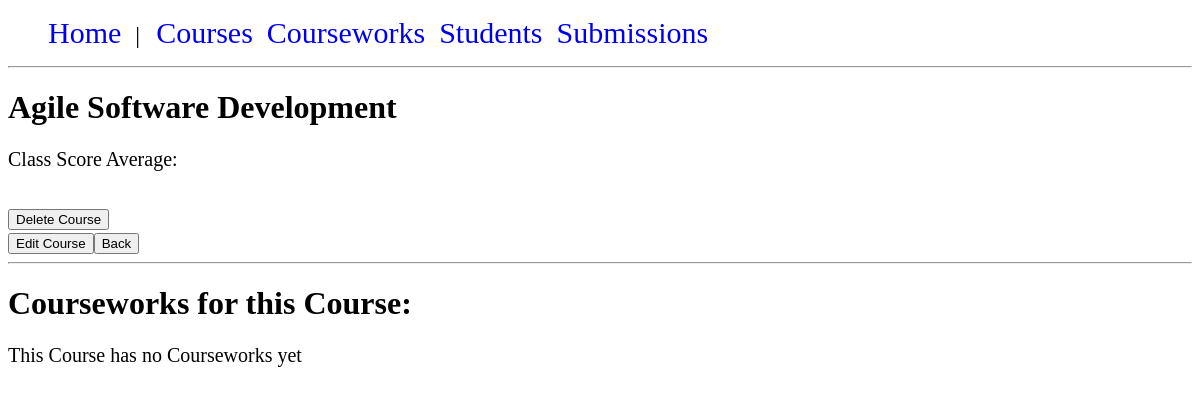
Before: /courses/course_details.php?id=2 with the older database file.
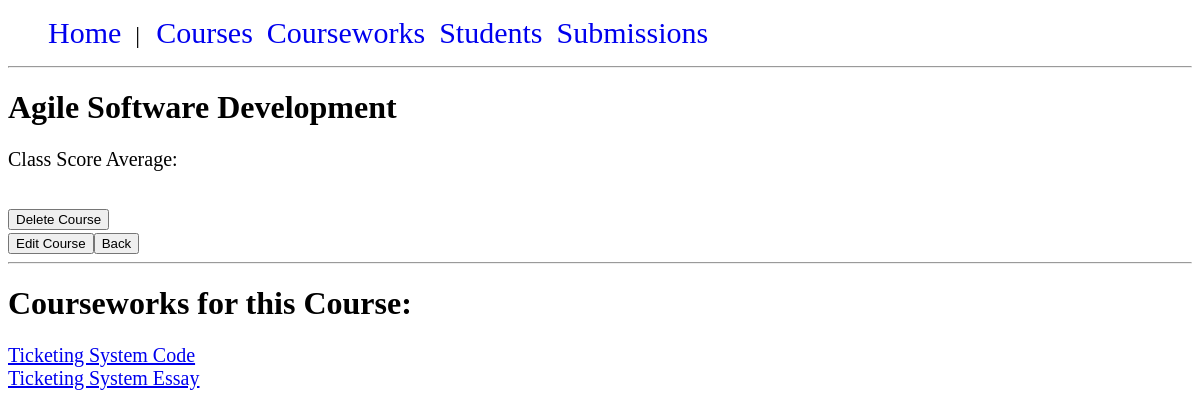
After: the same page with the newer database file.
### tables this page shows
CREATE TABLE "courseworks" (
	"coursework_id"	INTEGER NOT NULL PRIMARY KEY AUTOINCREMENT UNIQUE,
	"name"	TEXT(50) NOT NULL,
	"course_id"	INTEGER NOT NULL,
	"deadline"	DATE NOT NULL,
	"credit_weight"	INTEGER NOT NULL,
	"feedback_due_date"	DATE NOT NULL,
	FOREIGN KEY("course_id") REFERENCES "courses"("course_id")
);

### courses/course_functions.php (called while the page is built, shortened)
<?php
if (php_sapi_name() == "cli") {
    require_once getcwd() . '../database/dbconnection.php';
} else {
    require_once $_SERVER['DOCUMENT_ROOT'] . '/database/dbconnection.php';
}
function getCourseById($course_id)
{
    $query = "SELECT * FROM courses WHERE course_id=?";
    $course = DB::run($query, [$course_id])->fetch(PDO::FETCH_ASSOC);
    return $course;
}
function getCourseworksByCourseId($course_id)
{
    $query = "SELECT * FROM courseworks WHERE course_id=?";
    $courseworks = DB::run($query, [$course_id])->fetchAll(PDO::FETCH_ASSOC);
    return $courseworks;
}

### database/dbconnection.php (called while the page is built, shortened)
<?php
class DB {
    private static $instance = null;
    private static $pdo;
    public function __construct() {
        if (php_sapi_name() == "cli") {
            self::$pdo = new PDO("sqlite:database/courseworkapp.db");
        }
        else {
            self::$pdo = new PDO("sqlite:".$_SERVER['DOCUMENT_ROOT']."/database/courseworkapp.db");
        }
}
    public static function getInstance() : DB {
        if(!self::$instance)
        {
            self::$instance = new DB();
        }
        return self::$instance;
    }
    public static function run($sql, $params = NULL) {
        $stmt = self::$pdo->prepare($sql);
        $stmt->execute($params);
        return $stmt;
    }
}

### courses/course_details.php (the view, shortened to what this page needs)
<?php
require_once 'course_functions.php';
$course_id = htmlspecialchars($_GET["id"]);
$course = getCourseById($course_id);
$courseworks = getCourseworksByCourseId($course_id);
if ($course) {
    echo '<h1>' . $course['name'] . '</h1>';
    $avg_mark = getCourseAverageMark($course_id);
    echo '<p>Class Score Average: ' . $avg_mark . '</p>';
    echo '<br>';
    echo '<form action="" method="post">
            <input type="hidden" name="delete" value="' . $course_id . '"/>
            <input type="submit" value="Delete Course">
          </form>';
    echo '<a href=edit_course_form.php?id=' . $course_id . '><button>Edit Course</button></a>';
    echo '<button type="button" onclick="javascript:history.back()">Back</button>';
    echo '<br>';
    echo '<hr>';
    echo '<h1>Courseworks for this Course: </h1>';
    if ($courseworks) {
        foreach ($courseworks as $coursework) {
            echo "<a href='/courseworks/coursework_details.php?id=" . $coursework['coursework_id'] . "'>" . $coursework['name'] . "</a>";
        }
    } else {
        echo '<p>This Course has no Courseworks yet</p>';
    }
} else {
    echo 'There was a problem, please try again';
}

Changed rows visible on the page:
now on this page (row edited): courseworks: name "Ticketing System Code"
now on this page (row edited): courseworks: name "Ticketing System Essay"
Other visible differences:
text no longer shown: "This Course has no Courseworks yet"
